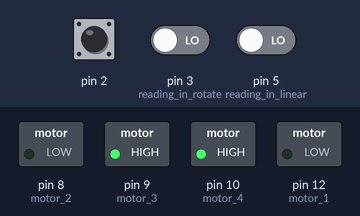
A sketch run on a simulated Arduino Uno, built with avr-gcc and run on an emulated ATmega328P. Parts: switched loads named in the sketch (green lamp = pin HIGH). Inputs (shaded band) come from the test bench; at power-on: pin 2 HIGH, pin 3 (reading_in_rotate) LOW, pin 5 (reading_in_linear) LOW. What the sketch prints to the serial monitor is not drawn.

Above: at 0.1 s.
Timing chart, 0 to 1.6 s (numbered marks = the images above):
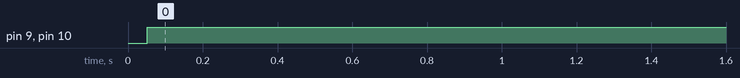

The sketch:

remote_control_with_interrupt_a.ino
```cpp
int ch1, linear, inv_linear; // linear drive
int ch2, strafe; //turning left joystick
int ch3, rotate, inv_rotate; //rotation
int motor_1 = 12;
int motor_2 = 8;
int motor_3 = 9;
int motor_4 = 10; // Motors (PortForward, StarboardForward, PortAft, StarboardAft)

void setup() {

pinMode(5, INPUT); //reading in linear
//pinMode(6, INPUT); //reading in strafe
pinMode(3, INPUT); //reading in rotate
pinMode(12, OUTPUT); //PWM controls to motors
pinMode(8, OUTPUT);
pinMode(9, OUTPUT);
pinMode(10, OUTPUT);
pinMode(2, INPUT_PULLUP);


attachInterrupt(digitalPinToInterrupt(2), Recon, HIGH); //interrupt function called Recon -- called when RX is turned on

Serial.begin(9600);

}

void loop() {

  ch1 = pulseIn(5, HIGH, 25000);
//  ch2 = pulseIn(6, HIGH, 25000);
  ch3 = pulseIn(3, HIGH, 25000);
  Serial.println("------------");
  linear = map(ch1, 1130, 1869, 90, 255);
//  strafe = map(ch2, 1130, 1869, 90, 255);
  rotate = map(ch3, 1130, 1960, 90, 255);  // for propeller motor controller 500 < p < 2500
  inv_rotate = map(rotate, 90, 255, 255, 90);

    Serial.println(ch1);
//    Serial.println(ch2);
    Serial.println(ch3);
    Serial.println("linear: "); // 3 on RX
    Serial.println(linear);
//    Serial.println("strafe "); //  4 on RX
//    Serial.println(strafe);
    Serial.println("rotate: "); // 1 on the RX
    Serial.println(rotate);

    if(linear <= 190 && linear >= 170 ){
      //define neutral
      analogWrite(motor_1, 190);
      analogWrite(motor_2, 190);
      analogWrite(motor_3, 190);
      analogWrite(motor_4, 190);

       if(rotate < 170 || rotate > 200){
        //define rotation

        analogWrite(motor_1, rotate);
        analogWrite(motor_2, inv_rotate);
        analogWrite(motor_3, rotate);
        analogWrite(motor_4, inv_rotate);
      }
    }
    else{
        //define basic forward/reverse movement
        analogWrite(motor_1, linear); //forward or reverse
        analogWrite(motor_2, linear);
        analogWrite(motor_3, linear);
        analogWrite(motor_4, linear);
      }


//    if(strafe >= 190){ //strafe right
//      analogWrite(motor_1, linear-strafe);
//      analogWrite(motor_4, linear-strafe);
//    }
//    else if(strafe <= 170){ //strafe left
//      analogWrite(motor_2, linear+strafe);
//      analogWrite(motor_3, linear+strafe);
//    }
//    else if(rotate >= 50){
//    analogWrite(motor_1, -abs(linear));
//    analogWrite(motor_2, abs(linear));
//    analogWrite(motor_3, -abs(linear));
//    analogWrite(motor_4, abs(linear));
//    }
//    else if(rotate <=-50){
//    analogWrite(motor_1, abs(linear));
//    analogWrite(motor_2, -abs(linear));
//    analogWrite(motor_3, abs(linear));
//    analogWrite(motor_4, -abs(linear));
//
//    }
//    Serial.println("motor4: ");
//    Serial.println(2);

  delay(1000);
}

void Recon(){
  while(2 == HIGH){ //while the RX is on

//  digitalWrite(11, HIGH); //blink
//  delay(500);
//  digitalWrite(11, LOW);
//  delay(500);
  }
}
```

Measured:
- by itself, pin 9 (motor_3), pin 10 (motor_4): LOW → HIGH at 0.05 s
